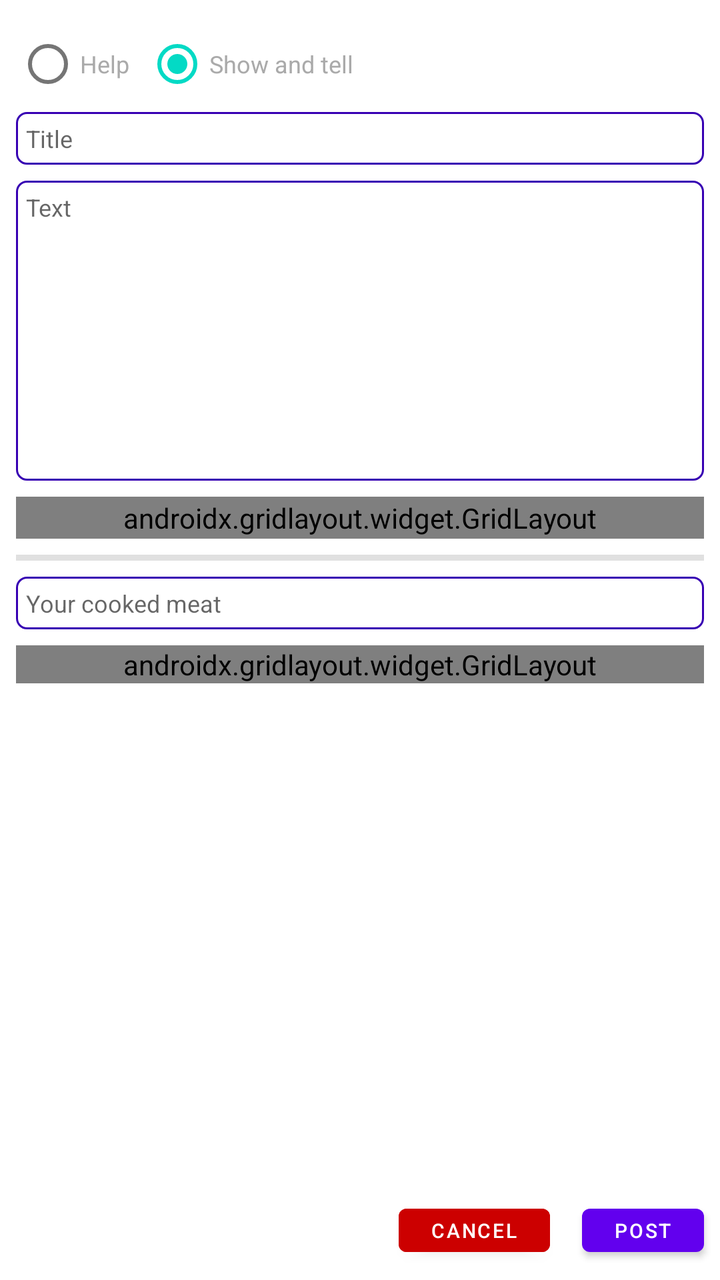
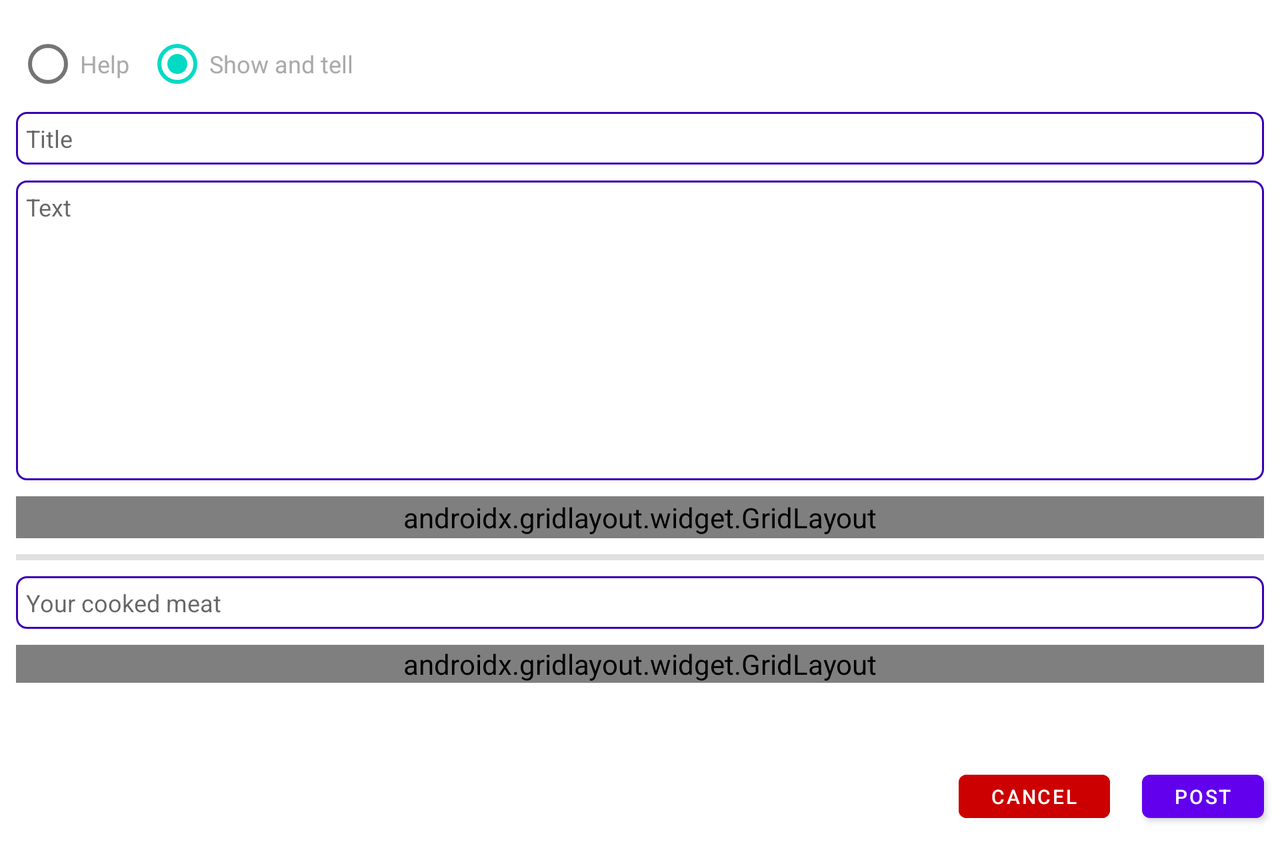

One screen, two layout resources from the same app: the default and the repository's alternative for another configuration. Each is rendered where Android would select it; the XML of both is given below.
<!-- AndroidManifest.xml: application theme Theme.SousVideEntusiaster -->
<!-- res/layout/post_flex_fragment.xml -->
<?xml version="1.0" encoding="utf-8"?>
<androidx.constraintlayout.widget.ConstraintLayout xmlns:android="http://schemas.android.com/apk/res/android"
    xmlns:app="http://schemas.android.com/apk/res-auto"
    xmlns:tools="http://schemas.android.com/tools"
    android:id="@+id/post_flex_fragment"
    android:layout_width="match_parent"
    android:layout_height="match_parent"
    android:background="@color/white">

    <RadioButton
        android:id="@+id/radioButton"
        android:layout_width="wrap_content"
        android:layout_height="wrap_content"
        android:layout_marginStart="8dp"
        android:layout_marginTop="8dp"
        android:clickable="false"
        android:text="Help"
        android:textColor="@android:color/darker_gray"
        android:textSize="12sp"
        app:layout_constraintStart_toStartOf="parent"
        app:layout_constraintTop_toTopOf="parent" />

    <RadioButton
        android:id="@+id/radioButton2"
        android:layout_width="wrap_content"
        android:layout_height="wrap_content"
        android:layout_marginStart="8dp"
        android:layout_marginTop="8dp"
        android:checked="true"
        android:clickable="false"
        android:text="Show and tell"
        android:textColor="@android:color/darker_gray"
        android:textSize="12sp"
        app:layout_constraintStart_toEndOf="@+id/radioButton"
        app:layout_constraintTop_toTopOf="parent" />

    <EditText
        android:id="@+id/post_help_content_text"
        android:layout_width="0dp"
        android:layout_height="150dp"
        android:layout_marginStart="8dp"
        android:layout_marginTop="8dp"
        android:layout_marginEnd="8dp"
        android:background="@drawable/rounded_corner"
        android:ems="10"
        android:gravity="start|top"
        android:hint="Text"
        android:inputType="textMultiLine"
        android:padding="5dp"
        android:textAllCaps="false"
        android:textColor="?android:attr/textColorSecondary"
        android:textSize="12sp"
        app:layout_constraintEnd_toEndOf="parent"
        app:layout_constraintStart_toStartOf="parent"
        app:layout_constraintTop_toBottomOf="@+id/post_help_title"
        tools:text="Text" />

    <View
        android:id="@+id/divider2"
        android:layout_width="0dp"
        android:layout_height="3dp"
        android:layout_marginStart="8dp"
        android:layout_marginTop="8dp"
        android:layout_marginEnd="8dp"
        android:background="?android:attr/listDivider"
        app:layout_constraintEnd_toEndOf="parent"
        app:layout_constraintHorizontal_bias="0.0"
        app:layout_constraintStart_toStartOf="parent"
        app:layout_constraintTop_toBottomOf="@+id/gridLayout" />

    <Button
        android:id="@+id/post_help_postBttn"
        android:layout_width="wrap_content"
        android:layout_height="wrap_content"
        android:layout_marginEnd="8dp"
        android:layout_marginBottom="8dp"
        android:text="Post"
        android:textSize="10sp"
        android:minHeight="0dp"
        android:minWidth="0dp"
        app:layout_constraintBottom_toBottomOf="parent"
        app:layout_constraintEnd_toEndOf="parent" />

    <Button
        android:id="@+id/post_help_cancelBttn"
        android:layout_width="wrap_content"
        android:layout_height="wrap_content"
        android:layout_marginEnd="16dp"
        android:layout_marginBottom="8dp"
        android:backgroundTint="@android:color/holo_red_dark"
        android:text="Cancel"
        android:textSize="10sp"
        android:minHeight="0dp"
        android:minWidth="0dp"

        app:layout_constraintBottom_toBottomOf="parent"
        app:layout_constraintEnd_toStartOf="@+id/post_help_postBttn" />

    <androidx.gridlayout.widget.GridLayout
        android:id="@+id/gridLayout"
        android:layout_width="0dp"
        android:layout_height="wrap_content"
        android:layout_marginStart="8dp"
        android:layout_marginTop="8dp"
        android:layout_marginEnd="8dp"
        android:background="@drawable/rounded_corner"
        app:layout_constraintEnd_toEndOf="parent"
        app:layout_constraintHorizontal_bias="0.0"
        app:layout_constraintStart_toStartOf="parent"
        app:layout_constraintTop_toBottomOf="@+id/post_help_content_text">

        <Button
            android:id="@+id/post_flex_uploadBttn"
            android:layout_width="62dp"
            android:layout_height="wrap_content"
            android:minWidth="0dp"
            android:minHeight="0dp"
            android:scaleX="0.50"
            android:scaleY="0.50"
            android:textAlignment="textStart"
            app:icon="@android:drawable/ic_menu_upload"
            app:layout_column="7"
            app:layout_row="0"
            tools:ignore="SpeakableTextPresentCheck" />

        <TextView
            android:id="@+id/post_flex_imageUploadCounter"
            android:layout_width="wrap_content"
            android:layout_height="wrap_content"
            android:text="0/5"
            app:layout_column="6"
            app:layout_row="0" />

        <androidx.constraintlayout.utils.widget.ImageFilterView
            android:id="@+id/post_flex_image01"
            android:layout_width="43dp"
            android:layout_height="53dp"
            app:layout_column="0"
            app:layout_row="0"
            app:srcCompat="@android:drawable/ic_menu_gallery" />

        <androidx.constraintlayout.utils.widget.ImageFilterView
            android:id="@+id/post_flex_image02"
            android:layout_width="43dp"
            android:layout_height="53dp"
            app:layout_column="1"
            app:layout_row="0"
            app:srcCompat="@android:drawable/ic_menu_gallery" />

        <androidx.constraintlayout.utils.widget.ImageFilterView
            android:id="@+id/post_flex_image03"
            android:layout_width="43dp"
            android:layout_height="53dp"
            app:layout_column="2"
            app:layout_row="0"
            app:srcCompat="@android:drawable/ic_menu_gallery" />

        <androidx.constraintlayout.utils.widget.ImageFilterView
            android:id="@+id/post_flex_image04"
            android:layout_width="43dp"
            android:layout_height="53dp"
            app:layout_column="3"
            app:layout_row="0"
            app:srcCompat="@android:drawable/ic_menu_gallery" />

        <androidx.constraintlayout.utils.widget.ImageFilterView
            android:id="@+id/post_flex_image05"
            android:layout_width="43dp"
            android:layout_height="53dp"
            app:layout_column="4"
            app:layout_row="0"
            app:srcCompat="@android:drawable/ic_menu_gallery" />

    </androidx.gridlayout.widget.GridLayout>

    <EditText
        android:id="@+id/post_help_title"
        android:layout_width="0dp"
        android:layout_height="wrap_content"
        android:layout_marginStart="8dp"
        android:layout_marginEnd="8dp"
        android:background="@drawable/rounded_corner"
        android:ems="10"
        android:hint="Title"
        android:inputType="textPersonName"
        android:padding="5dp"
        android:textColor="?android:attr/textColorSecondary"
        android:textSize="12sp"
        app:layout_constraintEnd_toEndOf="parent"
        app:layout_constraintStart_toStartOf="parent"
        app:layout_constraintTop_toBottomOf="@+id/radioButton2" />

    <EditText
        android:id="@+id/post_help_meatCooked"
        android:layout_width="0dp"
        android:layout_height="wrap_content"
        android:layout_marginStart="8dp"
        android:layout_marginTop="8dp"
        android:layout_marginEnd="8dp"
        android:background="@drawable/rounded_corner"
        android:ems="10"
        android:hint="Your cooked meat"
        android:inputType="textPersonName"
        android:padding="5dp"
        android:textColor="?android:attr/textColorSecondary"
        android:textSize="12sp"
        app:layout_constraintEnd_toEndOf="parent"
        app:layout_constraintHorizontal_bias="0.0"
        app:layout_constraintStart_toStartOf="parent"
        app:layout_constraintTop_toBottomOf="@+id/divider2" />

    <androidx.gridlayout.widget.GridLayout
        android:layout_width="0dp"
        android:layout_height="wrap_content"
        android:layout_marginStart="8dp"
        android:layout_marginTop="8dp"
        android:layout_marginEnd="8dp"
        app:layout_constraintEnd_toEndOf="parent"
        app:layout_constraintStart_toStartOf="parent"
        app:layout_constraintTop_toBottomOf="@+id/post_help_meatCooked">

        <ImageView
            android:id="@+id/imageView2"
            android:layout_width="wrap_content"
            android:layout_height="match_parent"
            android:paddingTop="1dp"
            android:paddingRight="3dp"
            app:layout_column="1"
            app:layout_row="0"
            app:srcCompat="@drawable/ic_hourglass_start_solid"
            tools:srcCompat="@drawable/ic_hourglass_start_solid" />

        <ImageView
            android:id="@+id/imageView3"
            android:layout_width="wrap_content"
            android:layout_height="wrap_content"
            android:paddingTop="1dp"
            android:paddingRight="3dp"
            app:layout_column="4"
            app:layout_row="0"
            app:srcCompat="@drawable/ic_thermometer_three_quarters_solid"
            tools:srcCompat="@drawable/ic_thermometer_three_quarters_solid" />

        <EditText
            android:id="@+id/post_flex_time"
            android:layout_width="60dp"
            android:layout_height="wrap_content"
            android:background="@drawable/rounded_corner"
            android:ems="10"
            android:hint="5H 7m"
            android:inputType="textPersonName"
            android:padding="5dp"
            android:textAlignment="center"
            android:textSize="12sp"
            app:layout_column="2"
            app:layout_row="0" />

        <EditText
            android:id="@+id/post_flex_temperature"
            android:layout_width="40dp"
            android:layout_height="wrap_content"
            android:background="@drawable/rounded_corner"
            android:ems="10"
            android:hint="55"
            android:inputType="textPersonName"
            android:padding="5dp"
            android:textAlignment="center"
            android:textSize="12sp"
            app:layout_column="5"
            app:layout_row="0" />

        <TextView
            android:id="@+id/textView3"
            android:layout_width="wrap_content"
            android:layout_height="wrap_content"
            android:text=".."
            android:textColor="#FAF9F9"
            app:layout_column="3"
            app:layout_row="0" />

    </androidx.gridlayout.widget.GridLayout>

</androidx.constraintlayout.widget.ConstraintLayout>
<!-- resources referenced by this layout -->
<resources>
  <color name="white">#FFFFFFFF</color>
  <!-- drawable ic_hourglass_start_solid (drawable) -->
  <vector xmlns:android="http://schemas.android.com/apk/res/android"
      android:width="19dp"
      android:height="24dp"
      android:viewportWidth="384"
      android:viewportHeight="512">
    <path
        android:pathData="M360,0L24,0C10.745,0 0,10.745 0,24v16c0,13.255 10.745,24 24,24 0,90.965 51.016,167.734 120.842,192C75.016,280.266 24,357.035 24,448c-13.255,0 -24,10.745 -24,24v16c0,13.255 10.745,24 24,24h336c13.255,0 24,-10.745 24,-24v-16c0,-13.255 -10.745,-24 -24,-24 0,-90.965 -51.016,-167.734 -120.842,-192C308.984,231.734 360,154.965 360,64c13.255,0 24,-10.745 24,-24L384,24c0,-13.255 -10.745,-24 -24,-24zM296,448L88,448c0,-77.458 46.204,-144 104,-144 57.786,0 104,66.517 104,144z"
        android:fillColor="@color/material_on_background_disabled"/>
  </vector>
  <!-- drawable ic_thermometer_three_quarters_solid (drawable) -->
  <vector xmlns:android="http://schemas.android.com/apk/res/android"
      android:width="12dp"
      android:height="24dp"
      android:viewportWidth="256"
      android:viewportHeight="512">
    <path
        android:pathData="M192,384c0,35.346 -28.654,64 -64,64 -35.346,0 -64,-28.654 -64,-64 0,-23.685 12.876,-44.349 32,-55.417L96,160c0,-17.673 14.327,-32 32,-32s32,14.327 32,32v168.583c19.124,11.068 32,31.732 32,55.417zM224,299.347c19.912,22.563 32,52.194 32,84.653 0,70.696 -57.303,128 -128,128 -0.299,0 -0.609,-0.001 -0.909,-0.003C56.789,511.509 -0.357,453.636 0.002,383.333 0.166,351.135 12.225,321.755 32,299.347L32,96c0,-53.019 42.981,-96 96,-96s96,42.981 96,96v203.347zM208,384c0,-34.339 -19.37,-52.19 -32,-66.502L176,96c0,-26.467 -21.533,-48 -48,-48S80,69.533 80,96v221.498c-12.732,14.428 -31.825,32.1 -31.999,66.08 -0.224,43.876 35.563,80.116 79.423,80.42L128,464c44.112,0 80,-35.888 80,-80z"
        android:fillColor="@color/material_on_background_disabled"/>
  </vector>
  <!-- drawable rounded_corner (drawable) -->
  <?xml version="1.0" encoding="utf-8"?>
  <shape xmlns:android="http://schemas.android.com/apk/res/android" >
      <stroke
          android:width="1dp"
          android:color="@color/design_default_color_primary_dark" />
  
      <solid android:color="#ffffff" />
  
      <padding
          android:left="1dp"
          android:right="1dp"
          android:bottom="1dp"
          android:top="1dp" />
  
      <corners android:radius="5dp" />
  </shape>
  <style name="Theme.SousVideEntusiaster" parent="Theme.MaterialComponents.DayNight.DarkActionBar">
          
          <item name="colorPrimary">@color/purple_500</item>
          <item name="colorPrimaryVariant">@color/purple_700</item>
          <item name="colorOnPrimary">@color/white</item>
          
          <item name="colorSecondary">@color/teal_200</item>
          <item name="colorSecondaryVariant">@color/teal_700</item>
          <item name="colorOnSecondary">@color/black</item>
          
          <item name="android:statusBarColor" tools:targetApi="l">?attr/colorPrimaryVariant</item>
          
      </style>
  <color name="purple_500">#FF6200EE</color>
  <color name="purple_700">#FF3700B3</color>
  <color name="teal_200">#FF03DAC5</color>
  <color name="teal_700">#FF018786</color>
  <color name="black">#FF000000</color>
</resources>
<!-- res/layout-land/post_flex_fragment.xml (the repository's variant of the layout above) -->
<!-- drawn on the phone turned sideways -->
<?xml version="1.0" encoding="utf-8"?>
<ScrollView
    xmlns:android="http://schemas.android.com/apk/res/android"
    xmlns:app="http://schemas.android.com/apk/res-auto"
    xmlns:tools="http://schemas.android.com/tools"
    android:fillViewport="true"
    android:layout_height="match_parent"
    android:layout_width="match_parent">

<androidx.constraintlayout.widget.ConstraintLayout
    android:id="@+id/post_flex_fragment"
    android:layout_width="match_parent"
    android:layout_height="match_parent"
    android:background="@color/white">

    <RadioButton
        android:id="@+id/radioButton"
        android:layout_width="wrap_content"
        android:layout_height="wrap_content"
        android:layout_marginStart="8dp"
        android:layout_marginTop="8dp"
        android:clickable="false"
        android:text="Help"
        android:textColor="@android:color/darker_gray"
        android:textSize="12sp"
        app:layout_constraintStart_toStartOf="parent"
        app:layout_constraintTop_toTopOf="parent" />

    <RadioButton
        android:id="@+id/radioButton2"
        android:layout_width="wrap_content"
        android:layout_height="wrap_content"
        android:layout_marginStart="8dp"
        android:layout_marginTop="8dp"
        android:checked="true"
        android:clickable="false"
        android:text="Show and tell"
        android:textColor="@android:color/darker_gray"
        android:textSize="12sp"
        app:layout_constraintStart_toEndOf="@+id/radioButton"
        app:layout_constraintTop_toTopOf="parent" />

    <EditText
        android:id="@+id/post_flex_content_text"
        android:layout_width="0dp"
        android:layout_height="150dp"
        android:layout_marginStart="8dp"
        android:layout_marginTop="8dp"
        android:layout_marginEnd="8dp"
        android:background="@drawable/rounded_corner"
        android:ems="10"
        android:gravity="start|top"
        android:hint="Text"
        android:inputType="textMultiLine"
        android:padding="5dp"
        android:textAllCaps="false"
        android:textColor="?android:attr/textColorSecondary"
        android:textSize="12sp"
        app:layout_constraintEnd_toEndOf="parent"
        app:layout_constraintStart_toStartOf="parent"
        app:layout_constraintTop_toBottomOf="@+id/post_flex_title"
        tools:text="Text" />

    <View
        android:id="@+id/divider2"
        android:layout_width="0dp"
        android:layout_height="3dp"
        android:layout_marginStart="8dp"
        android:layout_marginTop="8dp"
        android:layout_marginEnd="8dp"
        android:background="?android:attr/listDivider"
        app:layout_constraintEnd_toEndOf="parent"
        app:layout_constraintHorizontal_bias="0.0"
        app:layout_constraintStart_toStartOf="parent"
        app:layout_constraintTop_toBottomOf="@+id/gridLayout" />

    <Button
        android:id="@+id/post_flex_postBttn"
        android:layout_width="wrap_content"
        android:layout_height="wrap_content"
        android:layout_marginTop="40dp"
        android:layout_marginEnd="8dp"
        android:layout_marginBottom="8dp"
        android:minWidth="0dp"
        android:minHeight="0dp"
        android:text="Post"
        android:textSize="10sp"
        app:layout_constraintBottom_toBottomOf="parent"
        app:layout_constraintEnd_toEndOf="parent"
        app:layout_constraintTop_toBottomOf="@+id/gridLayout3" />

    <Button
        android:id="@+id/post_flex_cancelBttn"
        android:layout_width="wrap_content"
        android:layout_height="wrap_content"
        android:layout_marginTop="40dp"
        android:layout_marginEnd="16dp"
        android:layout_marginBottom="8dp"
        android:backgroundTint="@android:color/holo_red_dark"
        android:minWidth="0dp"
        android:minHeight="0dp"

        android:text="Cancel"
        android:textSize="10sp"
        app:layout_constraintBottom_toBottomOf="parent"
        app:layout_constraintEnd_toStartOf="@+id/post_flex_postBttn"
        app:layout_constraintTop_toBottomOf="@+id/gridLayout3" />

    <androidx.gridlayout.widget.GridLayout
        android:id="@+id/gridLayout"
        android:layout_width="0dp"
        android:layout_height="wrap_content"
        android:layout_marginStart="8dp"
        android:layout_marginTop="8dp"
        android:layout_marginEnd="8dp"
        android:background="@drawable/rounded_corner"
        app:layout_constraintEnd_toEndOf="parent"
        app:layout_constraintHorizontal_bias="0.0"
        app:layout_constraintStart_toStartOf="parent"
        app:layout_constraintTop_toBottomOf="@+id/post_flex_content_text">

        <Button
            android:id="@+id/post_flex_uploadBttn"
            android:layout_width="62dp"
            android:layout_height="wrap_content"
            android:minWidth="0dp"
            android:minHeight="0dp"
            android:scaleX="0.50"
            android:scaleY="0.50"
            android:textAlignment="textStart"
            app:icon="@android:drawable/ic_menu_upload"
            app:layout_column="7"
            app:layout_row="0"
            tools:ignore="SpeakableTextPresentCheck" />

        <TextView
            android:id="@+id/post_flex_imageUploadCounter"
            android:layout_width="wrap_content"
            android:layout_height="wrap_content"
            android:text="0/5"
            app:layout_column="6"
            app:layout_row="0" />

        <androidx.constraintlayout.utils.widget.ImageFilterView
            android:id="@+id/post_flex_image01"
            android:layout_width="43dp"
            android:layout_height="53dp"
            app:layout_column="0"
            app:layout_row="0"
            app:srcCompat="@android:drawable/ic_menu_gallery" />

        <androidx.constraintlayout.utils.widget.ImageFilterView
            android:id="@+id/post_flex_image02"
            android:layout_width="43dp"
            android:layout_height="53dp"
            app:layout_column="1"
            app:layout_row="0"
            app:srcCompat="@android:drawable/ic_menu_gallery" />

        <androidx.constraintlayout.utils.widget.ImageFilterView
            android:id="@+id/post_flex_image03"
            android:layout_width="43dp"
            android:layout_height="53dp"
            app:layout_column="2"
            app:layout_row="0"
            app:srcCompat="@android:drawable/ic_menu_gallery" />

        <androidx.constraintlayout.utils.widget.ImageFilterView
            android:id="@+id/post_flex_image04"
            android:layout_width="43dp"
            android:layout_height="53dp"
            app:layout_column="3"
            app:layout_row="0"
            app:srcCompat="@android:drawable/ic_menu_gallery" />

        <androidx.constraintlayout.utils.widget.ImageFilterView
            android:id="@+id/post_flex_image05"
            android:layout_width="43dp"
            android:layout_height="53dp"
            app:layout_column="4"
            app:layout_row="0"
            app:srcCompat="@android:drawable/ic_menu_gallery" />

    </androidx.gridlayout.widget.GridLayout>

    <EditText
        android:id="@+id/post_flex_title"
        android:layout_width="0dp"
        android:layout_height="wrap_content"
        android:layout_marginStart="8dp"
        android:layout_marginEnd="8dp"
        android:background="@drawable/rounded_corner"
        android:ems="10"
        android:hint="Title"
        android:inputType="textPersonName"
        android:padding="5dp"
        android:textColor="?android:attr/textColorSecondary"
        android:textSize="12sp"
        app:layout_constraintEnd_toEndOf="parent"
        app:layout_constraintStart_toStartOf="parent"
        app:layout_constraintTop_toBottomOf="@+id/radioButton2" />

    <EditText
        android:id="@+id/post_flex_meatCooked"
        android:layout_width="0dp"
        android:layout_height="wrap_content"
        android:layout_marginStart="8dp"
        android:layout_marginTop="8dp"
        android:layout_marginEnd="8dp"
        android:background="@drawable/rounded_corner"
        android:ems="10"
        android:hint="Your cooked meat"
        android:inputType="textPersonName"
        android:padding="5dp"
        android:textColor="?android:attr/textColorSecondary"
        android:textSize="12sp"
        app:layout_constraintEnd_toEndOf="parent"
        app:layout_constraintHorizontal_bias="0.0"
        app:layout_constraintStart_toStartOf="parent"
        app:layout_constraintTop_toBottomOf="@+id/divider2" />

    <androidx.gridlayout.widget.GridLayout
        android:id="@+id/gridLayout3"
        android:layout_width="0dp"
        android:layout_height="wrap_content"
        android:layout_marginStart="8dp"
        android:layout_marginTop="8dp"
        android:layout_marginEnd="8dp"
        app:layout_constraintEnd_toEndOf="parent"
        app:layout_constraintStart_toStartOf="parent"
        app:layout_constraintTop_toBottomOf="@+id/post_flex_meatCooked">

        <ImageView
            android:id="@+id/imageView2"
            android:layout_width="wrap_content"
            android:layout_height="match_parent"
            android:paddingTop="1dp"
            android:paddingRight="3dp"
            app:layout_column="1"
            app:layout_row="0"
            app:srcCompat="@drawable/ic_hourglass_start_solid"
            tools:srcCompat="@drawable/ic_hourglass_start_solid" />

        <ImageView
            android:id="@+id/imageView3"
            android:layout_width="wrap_content"
            android:layout_height="wrap_content"
            android:paddingTop="1dp"
            android:paddingRight="3dp"
            app:layout_column="4"
            app:layout_row="0"
            app:srcCompat="@drawable/ic_thermometer_three_quarters_solid"
            tools:srcCompat="@drawable/ic_thermometer_three_quarters_solid" />

        <EditText
            android:id="@+id/post_flex_time"
            android:layout_width="40dp"
            android:layout_height="wrap_content"
            android:background="@drawable/rounded_corner"
            android:ems="10"
            android:hint="5H"
            android:inputType="textPersonName"
            android:padding="5dp"
            android:textAlignment="center"
            android:textSize="12sp"
            app:layout_column="2"
            app:layout_row="0" />

        <EditText
            android:id="@+id/post_flex_temperature"
            android:layout_width="40dp"
            android:layout_height="wrap_content"
            android:background="@drawable/rounded_corner"
            android:ems="10"
            android:hint="55"
            android:inputType="textPersonName"
            android:padding="5dp"
            android:textAlignment="center"
            android:textSize="12sp"
            app:layout_column="5"
            app:layout_row="0" />

        <TextView
            android:id="@+id/textView3"
            android:layout_width="wrap_content"
            android:layout_height="wrap_content"
            android:text=".."
            android:textColor="#FAF9F9"
            app:layout_column="3"
            app:layout_row="0" />

    </androidx.gridlayout.widget.GridLayout>

</androidx.constraintlayout.widget.ConstraintLayout>
</ScrollView>
